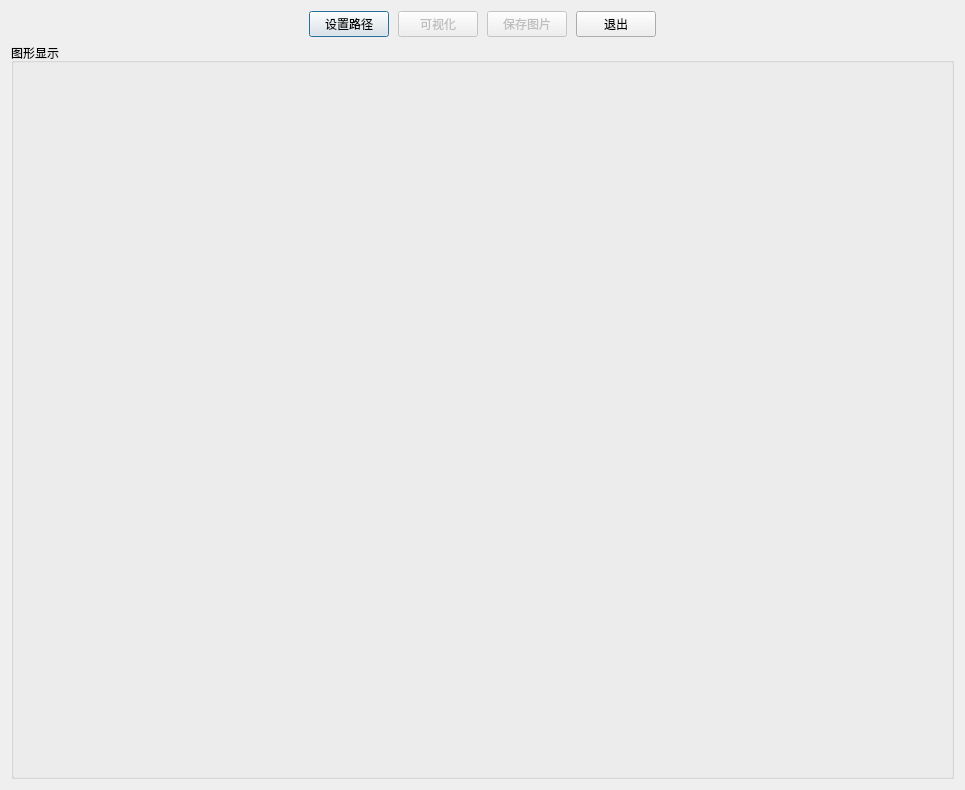
<?xml version="1.0" encoding="UTF-8"?>
<ui version="4.0">
 <class>imgshowDlg</class>
 <widget class="QDialog" name="imgshowDlg">
  <property name="geometry">
   <rect>
    <x>0</x>
    <y>0</y>
    <width>965</width>
    <height>790</height>
   </rect>
  </property>
  <property name="windowTitle">
   <string>imgshowDlg</string>
  </property>
  <layout class="QGridLayout" name="gridLayout_2">
   <item row="0" column="0">
    <layout class="QVBoxLayout" name="verticalLayout">
     <item>
      <layout class="QHBoxLayout" name="horizontalLayout">
       <property name="spacing">
        <number>9</number>
       </property>
       <property name="sizeConstraint">
        <enum>QLayout::SetFixedSize</enum>
       </property>
       <item>
        <spacer name="horizontalSpacer">
         <property name="orientation">
          <enum>Qt::Horizontal</enum>
         </property>
         <property name="sizeHint" stdset="0">
          <size>
           <width>40</width>
           <height>20</height>
          </size>
         </property>
        </spacer>
       </item>
       <item>
        <widget class="QPushButton" name="btnSetSavePath">
         <property name="text">
          <string>设置路径</string>
         </property>
        </widget>
       </item>
       <item>
        <widget class="QPushButton" name="btnShowImg">
         <property name="enabled">
          <bool>false</bool>
         </property>
         <property name="text">
          <string>可视化</string>
         </property>
        </widget>
       </item>
       <item>
        <widget class="QPushButton" name="btnSaveImg">
         <property name="enabled">
          <bool>false</bool>
         </property>
         <property name="text">
          <string>保存图片</string>
         </property>
        </widget>
       </item>
       <item>
        <widget class="QPushButton" name="btnQuit">
         <property name="text">
          <string>退出</string>
         </property>
        </widget>
       </item>
       <item>
        <spacer name="horizontalSpacer_2">
         <property name="orientation">
          <enum>Qt::Horizontal</enum>
         </property>
         <property name="sizeHint" stdset="0">
          <size>
           <width>40</width>
           <height>20</height>
          </size>
         </property>
        </spacer>
       </item>
      </layout>
     </item>
     <item>
      <widget class="QGroupBox" name="groupBox">
       <property name="sizePolicy">
        <sizepolicy hsizetype="Preferred" vsizetype="Preferred">
         <horstretch>0</horstretch>
         <verstretch>10</verstretch>
        </sizepolicy>
       </property>
       <property name="title">
        <string>图形显示</string>
       </property>
       <layout class="QGridLayout" name="gridLayout">
        <item row="0" column="0">
         <widget class="QCustomPlot" name="ImgQCustomPlot" native="true"/>
        </item>
       </layout>
      </widget>
     </item>
    </layout>
   </item>
  </layout>
 </widget>
 <layoutdefault spacing="6" margin="11"/>
 <customwidgets>
  <customwidget>
   <class>QCustomPlot</class>
   <extends>QWidget</extends>
   <header location="global">qcustomplot.h</header>
   <container>1</container>
  </customwidget>
 </customwidgets>
 <resources/>
 <connections/>
</ui>
